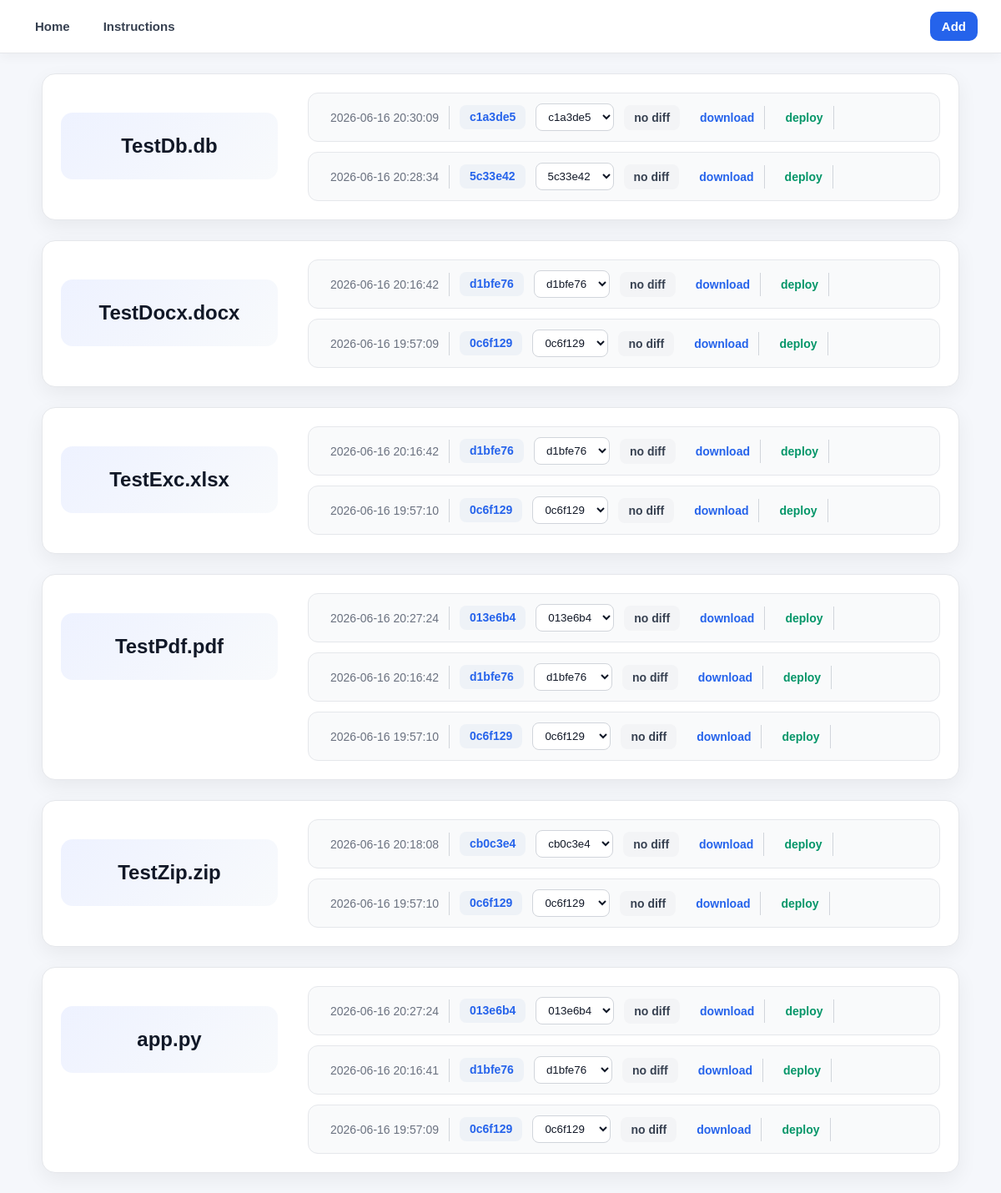
The page / on the database its author committed.
### tables this page shows
CREATE TABLE artifact_storage (
    -- Unique artifact ID reference from the artifacts table
    artifact_id INTEGER NOT NULL,
    -- The md5 checksum of the artifact.
    checksum TEXT NOT NULL,
    -- Absolute filesystem path at which the artifact is stored
    path TEXT UNIQUE NOT NULL,

    -- The artifact ID maps to ID field in the artifacts table
    FOREIGN KEY (artifact_id) REFERENCES artifacts(id) ON DELETE CASCADE
);

CREATE TABLE artifacts (
    -- Unique artifact ID
    id INTEGER PRIMARY KEY AUTOINCREMENT,
    -- Name of the artifact. For example, if it's a model database, it's going to be something like: falcon900b
    name TEXT NOT NULL,
    -- Commit hash is the full commit hash from the version control (e.g. git or bitbucket or etc)
    commit_hash TEXT NOT NULL,
    -- Freeform JSON encoded string with tags. Can be anything.
    -- For example: {"deployed": true,...}
    -- Type key has a special meaning, can only be: model_database, icopilot_database or other.
    -- TODO: enforce type values in the incoming JSON.
    tags TEXT,
    -- The timestamp at which the artifact was created
    created_at TEXT DEFAULT CURRENT_TIMESTAMP,
    -- The combination of the artifact name and commit hash is unique
    UNIQUE (name, commit_hash)
);

### backend.py (the view)
@app.route("/")
def index():
    artifacts, commit_hashes, err = get_artifacts()
    app.logger.info(f"artifacts: {commit_hashes}")
    if err:
        app.logger.error(f"error: '{err}'")
        return str(err), 500
    return render_template("index.html", artifacts=artifacts, commit_hashes=commit_hashes)

### library/startup.py (called while the page is built)
def connect_db(database="artifactory.db"):
    try:
        conn = sqlite3.connect(database)
        conn.execute("pragma journal_mode=WAL")
        conn.row_factory = sqlite3.Row
        return conn, ""
    except sqlite3.Error as err:
        error_message = "Failed to connect to the database"
        logging.getLogger().error(f"error_message: '{error_message}' | database: '{database}' | error: {err}")
        return None, err

### templates/index.html (shortened to what this page needs)
<!DOCTYPE html>
<html lang="en">
{% include "navigation.html" %}
<head>
</head>
<body>
    {% if not artifacts %}
    {% include "instructions_div.html" %}
    {% else %}
    <div>
        {% for name, artifact_list in artifacts.items() %}
        <div class="artifact-container">
            <div class="artifact-header">
                <p class="name">{{ name }}</p>
            </div>
            <div class="artifact-list">
                {% for artifact in artifact_list %}
                <div class="artifact-item">
                    <p class="created_time"> {{ artifact.created_at }}</p>
                    <p class="commit_hash">
                        <a href="{{ config.GITHUB_COMMIT_URL }}{{ artifact.commit_hash }}" target="_blank"
                            rel="noopener noreferrer">
                            {{ artifact.commit_hash }}
                        </a>
                    </p>
                    {% if artifact.tags.type != 'other' %}
                    <select name="select_commit_hash" id="select_commit_hash">
                        {% for commit in commit_hashes[name] %}
                        <option value="{{ commit }}" {% if artifact.commit_hash==commit %}selected{% endif %}>{{ commit
                            }}</option>
                        {% endfor %}
                    </select>
                    <p class="difference"> no diff </p>
                    {% endif %}
                    <p class="download"><a
                            href="{{ url_for('download_dashboard' , artifact_id=artifact.id) }}">download</a></p>
                    <p class="deploy"><a href="{{ url_for('deploy_api' , artifact_id=artifact.id) }}">deploy</a></p>
                </div>
                {% endfor %}
            </div>
        </div>
        {% endfor %}
    </div>
    {% endif %}
</body>
</html>

### templates/navigation.html (shortened to what this page needs)
<nav>
    <a href="/">Home</a>
    <a href="/instructions">Instructions</a>
    <a href="/push">Add</a>
</nav>

### templates/navigation.html (style rules this page uses)
nav { width: 100%; background: #ffffff; border-bottom: 1px solid #e5e7eb; padding: 14px 28px; display: flex; align-items: center; gap: 12px; box-shadow: 0 4px 14px rgba(0, 0, 0, 0.04); position: sticky; top: 0; z-index: 1000; }
nav a { color: #374151; text-decoration: none; font-size: 15px; font-weight: 600; padding: 9px 14px; border-radius: 10px; transition: 0.2s ease; }
nav a[href="/push"] { margin-left: auto; background: #2563eb; color: white; }

### templates/index.html (style rules this page uses)
* { box-sizing: border-box; font-family: Arial, Helvetica, sans-serif; }
body { margin: 0; background: #f5f7fb; color: #1f2937; }
.artifact-container { margin: 24px auto; padding: 22px; display: flex; gap: 36px; max-width: 1100px; background: #ffffff; border: 1px solid #e5e7eb; border-radius: 16px; box-shadow: 0 8px 24px rgba(0, 0, 0, 0.06); }
.artifact-header { min-width: 260px; display: flex; align-items: flex-start; justify-content: center; }
.artifact-header .name { font-size: 24px; font-weight: 700; padding: 18px; text-align: center; border: none; width: 260px; min-height: 80px; border-radius: 14px; background: linear-gradient(135deg, #eef2ff, #f8fafc); color: #111827; display: flex; align-items: center; justify-content: center; word-break: break-word; }
.artifact-list { flex: 1; display: flex; flex-direction: column; gap: 12px; }
.artifact-item { display: flex; align-items: center; gap: 12px; padding: 12px 14px; background: #f9fafb; border: 1px solid #e5e7eb; border-radius: 12px; transition: 0.2s ease; flex-wrap: wrap; }
.artifact-item .created_time, .artifact-item .commit_hash, .artifact-item .download, .artifact-item .deploy, .artifact-item .link { margin: 0; padding: 6px 12px; border-right: 1px solid #d1d5db; font-size: 14px; white-space: nowrap; }
.artifact-item .created_time { color: #6b7280; }
.artifact-item .commit_hash { font-family: Consolas, monospace; color: #374151; background: #eef2f7; border-radius: 8px; border-right: none; }
.artifact-item a { color: #2563eb; text-decoration: none; font-weight: 600; }
.artifact-item .download, .artifact-item .deploy, .artifact-item .link { color: #2563eb; cursor: pointer; }
.artifact-item .deploy a { color: #059669; }
select[name="select_commit_hash"] { padding: 7px 10px; border: 1px solid #d1d5db; border-radius: 8px; background: #ffffff; color: #111827; cursor: pointer; outline: none; }
.difference { margin: 0; padding: 7px 12px; border-left: none; border-radius: 8px; background: #f3f4f6; color: #374151; font-size: 14px; font-weight: 600; cursor: default; }
.difference { margin: 0; padding: 7px 12px; border-radius: 8px; background: #f3f4f6; color: #374151; font-size: 14px; font-weight: 600; transition: 0.2s ease; }

### rows shown on the page
artifact_storage: name "TestDb.db", created_at "2026-06-16 20:30:09", commit_hash "c1a3de5"
artifact_storage: created_at "2026-06-16 20:28:34", commit_hash "5c33e42"
artifact_storage: name "TestDocx.docx", created_at "2026-06-16 20:16:42", commit_hash "d1bfe76"
artifact_storage: created_at "2026-06-16 19:57:09", commit_hash "0c6f129"
artifact_storage: name "TestExc.xlsx", created_at "2026-06-16 20:16:42", commit_hash "d1bfe76"
artifact_storage: created_at "2026-06-16 19:57:10", commit_hash "0c6f129"
artifact_storage: name "TestPdf.pdf", created_at "2026-06-16 20:27:24", commit_hash "013e6b4"
artifact_storage: created_at "2026-06-16 20:16:42", commit_hash "d1bfe76"
artifact_storage: created_at "2026-06-16 19:57:10", commit_hash "0c6f129"
artifact_storage: name "TestZip.zip", created_at "2026-06-16 20:18:08", commit_hash "cb0c3e4"
artifact_storage: created_at "2026-06-16 19:57:10", commit_hash "0c6f129"
artifact_storage: name "app.py", created_at "2026-06-16 20:27:24", commit_hash "013e6b4"
artifact_storage: created_at "2026-06-16 20:16:41", commit_hash "d1bfe76"
artifact_storage: created_at "2026-06-16 19:57:09", commit_hash "0c6f129"

### other values the page prints
form field select_commit_hash "c1a3de5"
form field select_commit_hash "5c33e42"
form field select_commit_hash "d1bfe76"
form field select_commit_hash "0c6f129"
form field select_commit_hash "013e6b4"
form field select_commit_hash "cb0c3e4"
